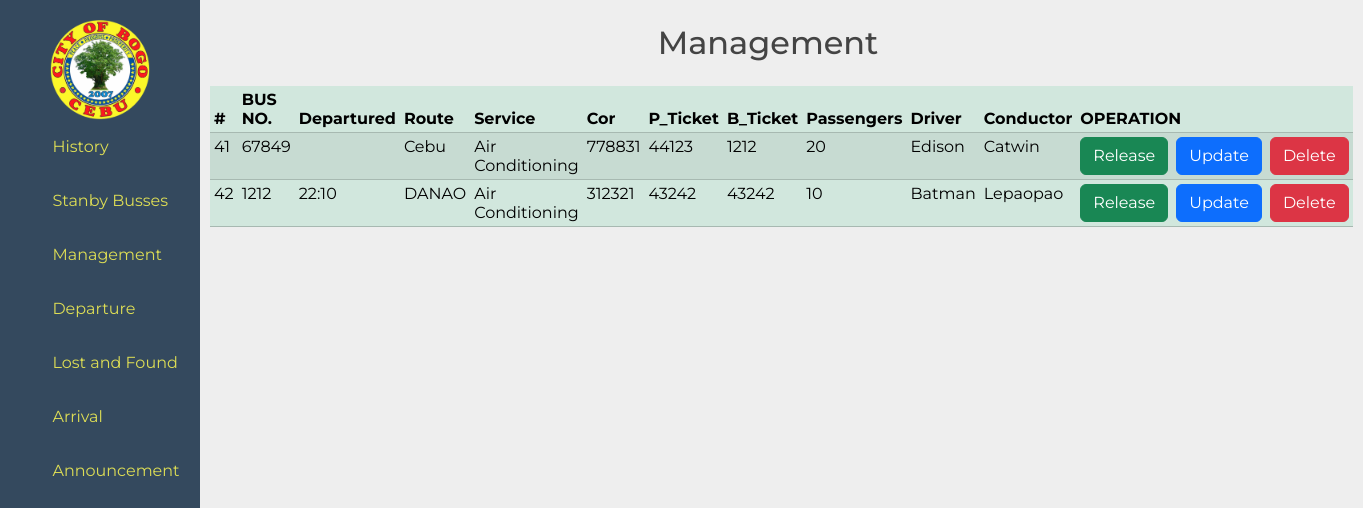
The app's page /Admin/03-Index.php with its own data.
### tables this page shows
CREATE TABLE `management_tb` (
  `id` int(50) NOT NULL,
  `bus_no` int(50) NOT NULL,
  `time_dept` varchar(50) NOT NULL,
  `route_destination` varchar(50) NOT NULL,
  `unit` varchar(50) NOT NULL,
  `cor_number` int(50) NOT NULL,
  `pass_ticket` int(50) NOT NULL,
  `bagg_ticket` int(50) NOT NULL,
  `passenger` int(50) NOT NULL,
  `drivers_name` varchar(50) NOT NULL,
  `conductors_name` varchar(50) NOT NULL
);

### Admin/03-Index.php (the view, shortened to what this page needs)
<?php
include("sidevar.php");
include("Connection.php");
?>
<!DOCTYPE html>
<html lang="en">
<head>
    <link href="https://cdn.jsdelivr.net/npm/bootstrap@5.3.2/dist/css/bootstrap.min.css" rel="stylesheet">
    <link rel="stylesheet" href="03-Admin-Management/Style.css">
</head>
<body>
    <div class="container" style="margin-left: 190px">
        <h2 class="text-center mt-4 mb-4">Management</h2>
        <div class="tableContainer">
            <table class="table table-success table-striped table-sm">
                <thead>
                    <tr>
                        <th scope="col">#</th>
                        <th scope="col">BUS NO.</th>
                        <th scope="col">Departured</th>
                        <th scope="col">Route</th>
                        <th scope="col">Service</th>
                        <th scope="col">Cor</th>
                        <th scope="col">P_Ticket</th>
                        <th scope="col">B_Ticket</th>
                        <th scope="col">Passengers</th>
                        <th scope="col">Driver</th>
                        <th scope="col">Conductor</th>
                        <th scope="col" colspan="3">OPERATION</th>
                    </tr>
                </thead>
                <tbody>
                    <?php
                    $sql = "SELECT * FROM management_tb";
                    $result = mysqli_query($conn, $sql);
                    if ($result) {
                        while ($row = mysqli_fetch_assoc($result)) {
                            $id = $row['id'];
                            $bus_no = $row['bus_no'];
                            $time_dept = $row['time_dept'];
                            $route = $row['route_destination'];
                            $unit = $row['unit'];
                            $cor_number = $row['cor_number'];
                            $pass_ticket = $row['pass_ticket'];
                            $bagg_ticket = $row['bagg_ticket'];
                            $passenger = $row['passenger'];
                            $d_name = $row['drivers_name'];
                            $c_name = $row['conductors_name'];
                            echo
                            '
                                 <tr>
                                 <td class="bus_id" type="hidden">' . $id . '</td>
                                 <td>' . $bus_no . '</td>
                                 <td>' . $time_dept . '</td>
                                 <td>' . $route . '</td>
                                 <td>' . $unit . '</td>
                                 <td>' . $cor_number . '</td>
                                 <td>' . $pass_ticket . '</td>
                                 <td>' . $bagg_ticket . '</td>
                                 <td>' . $passenger . '</td>
                                 <td>' . $d_name . '</td>
                                 <td>' . $c_name . '</td>
                                <td>   <button type="button" class="btn btn-success"><a href="03-Admin-Management/Code.php?releaseid=' . $id . '">Release</a></button>  </td>
                                  <td>   <a href="#" class="btn btn-primary update_data">Update</a>  </td>
                                  <td>   <button class="btn btn-danger" role="button" onclick="confirmDelete(' . $id . ')">Delete</button> </td>
                                 </tr>
                                ';
                        }
                    }
                    ?>
                </tbody>
            </table>
        </div>
    </div>
</body>
</html>

### Admin/style.css (style rules this page uses)
body { padding: 0 .5em; font-family: Montserrat, sans-serif; -webkit-font-smoothing: antialiased; text-rendering: optimizeLegibility; color: #444; background: #eee; }

### Admin/sidevar.php (style rules this page uses)
body { background: #34495E; color: #dd5; margin: 0; padding: 0; }

### Admin/03-Index.php (style rules this page uses)
a { text-decoration: none; color:white }

### records on screen
management_tb: id "41", bus_no "67849", route_destination "Cebu", unit "Air Conditioning", cor_number "778831", pass_ticket "44123", bagg_ticket "1212", passenger "20", drivers_name "Edison", conductors_name "Catwin"
management_tb: id "42", bus_no "1212", time_dept "22:10", route_destination "DANAO", unit "Air Conditioning", cor_number "312321", pass_ticket "43242", bagg_ticket "43242", passenger "10", drivers_name "Batman", conductors_name "Lepaopao"
